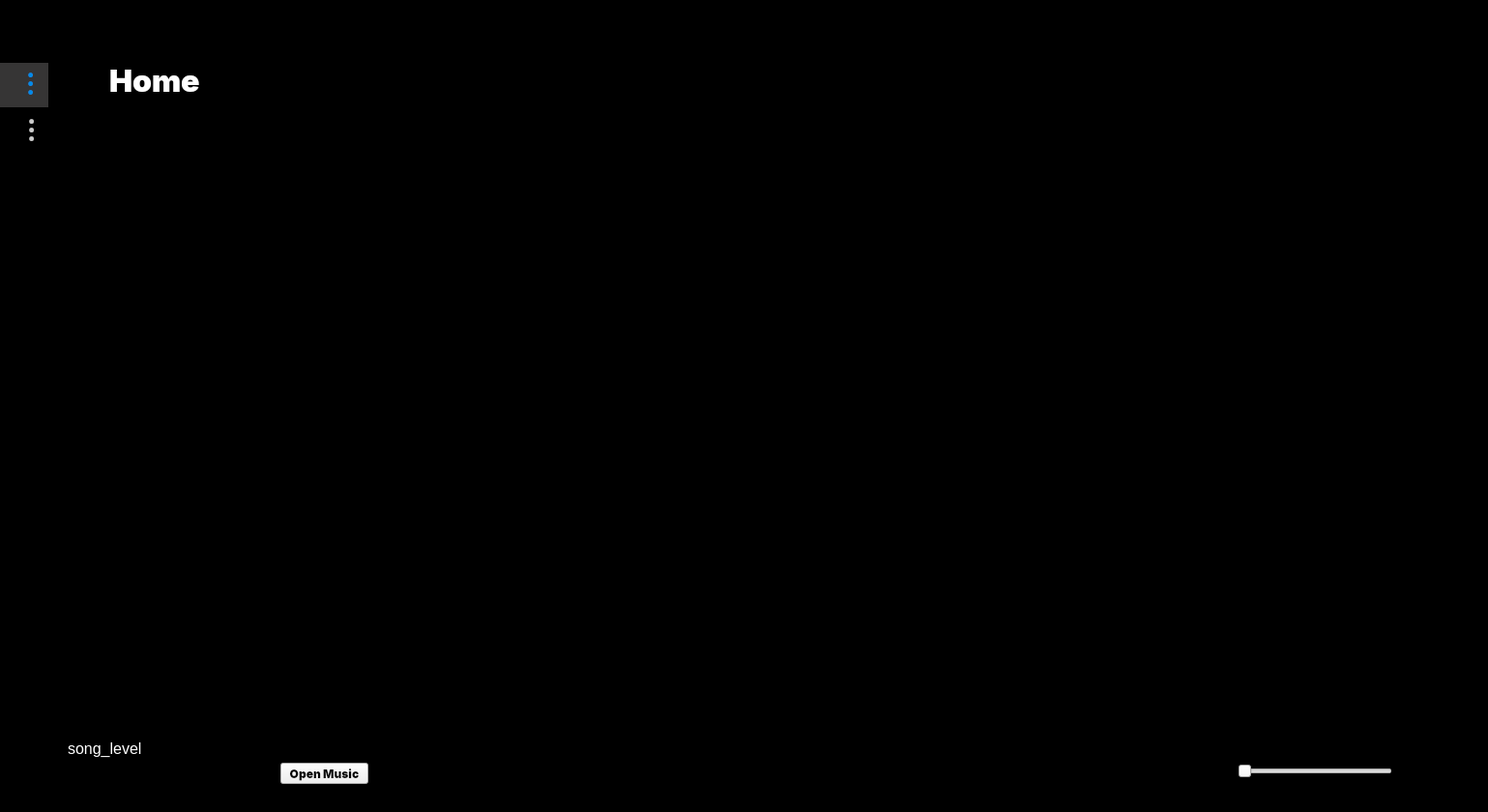
<?xml version="1.0" encoding="UTF-8"?>
<ui version="4.0">
 <class>MainWindow</class>
 <widget class="QMainWindow" name="MainWindow">
  <property name="geometry">
   <rect>
    <x>0</x>
    <y>0</y>
    <width>1539</width>
    <height>840</height>
   </rect>
  </property>
  <property name="windowTitle">
   <string>MainWindow</string>
  </property>
  <widget class="QWidget" name="centralwidget">
   <widget class="QFrame" name="main_frame">
    <property name="geometry">
     <rect>
      <x>0</x>
      <y>0</y>
      <width>1920</width>
      <height>1080</height>
     </rect>
    </property>
    <property name="styleSheet">
     <string notr="true">QFrame#main_frame{
		
	
	
	background-color: rgb(0, 0, 0);
	
}
</string>
    </property>
    <property name="frameShape">
     <enum>QFrame::StyledPanel</enum>
    </property>
    <property name="frameShadow">
     <enum>QFrame::Raised</enum>
    </property>
    <widget class="QFrame" name="controls_frame">
     <property name="geometry">
      <rect>
       <x>0</x>
       <y>759</y>
       <width>1540</width>
       <height>80</height>
      </rect>
     </property>
     <property name="minimumSize">
      <size>
       <width>980</width>
       <height>80</height>
      </size>
     </property>
     <property name="font">
      <font>
       <stylestrategy>PreferAntialias</stylestrategy>
      </font>
     </property>
     <property name="styleSheet">
      <string notr="true">QFrame#controls_frame{
	
	background-color: rgba(0, 0, 0,0.6);
	border-top-left-radius:0px;
	border-top-right-radius:0px;
	

    
	

}</string>
     </property>
     <property name="frameShape">
      <enum>QFrame::StyledPanel</enum>
     </property>
     <property name="frameShadow">
      <enum>QFrame::Raised</enum>
     </property>
     <property name="lineWidth">
      <number>3</number>
     </property>
     <widget class="QPushButton" name="playbutton">
      <property name="geometry">
       <rect>
        <x>734</x>
        <y>0</y>
        <width>72</width>
        <height>72</height>
       </rect>
      </property>
      <property name="font">
       <font>
        <stylestrategy>NoAntialias</stylestrategy>
       </font>
      </property>
      <property name="cursor">
       <cursorShape>ArrowCursor</cursorShape>
      </property>
      <property name="toolTip">
       <string>Play/Pause</string>
      </property>
      <property name="autoFillBackground">
       <bool>false</bool>
      </property>
      <property name="text">
       <string/>
      </property>
      <property name="icon">
       <iconset resource="main_elements.qrc">
        <normaloff>:/icons/play.png</normaloff>
        <activeon>:/icons/pause-button.png</activeon>:/icons/play.png</iconset>
      </property>
      <property name="iconSize">
       <size>
        <width>32</width>
        <height>32</height>
       </size>
      </property>
      <property name="autoRepeatDelay">
       <number>0</number>
      </property>
      <property name="autoRepeatInterval">
       <number>0</number>
      </property>
      <property name="autoDefault">
       <bool>false</bool>
      </property>
      <property name="default">
       <bool>false</bool>
      </property>
      <property name="flat">
       <bool>true</bool>
      </property>
     </widget>
     <widget class="QPushButton" name="forwardbutton">
      <property name="geometry">
       <rect>
        <x>806</x>
        <y>0</y>
        <width>72</width>
        <height>72</height>
       </rect>
      </property>
      <property name="font">
       <font>
        <stylestrategy>NoAntialias</stylestrategy>
       </font>
      </property>
      <property name="toolTip">
       <string>Next</string>
      </property>
      <property name="layoutDirection">
       <enum>Qt::RightToLeft</enum>
      </property>
      <property name="text">
       <string/>
      </property>
      <property name="icon">
       <iconset resource="main_elements.qrc">
        <normaloff>:/icons/forward.png</normaloff>:/icons/forward.png</iconset>
      </property>
      <property name="iconSize">
       <size>
        <width>32</width>
        <height>32</height>
       </size>
      </property>
      <property name="checkable">
       <bool>false</bool>
      </property>
      <property name="autoRepeatDelay">
       <number>0</number>
      </property>
      <property name="autoRepeatInterval">
       <number>0</number>
      </property>
      <property name="autoDefault">
       <bool>false</bool>
      </property>
      <property name="default">
       <bool>false</bool>
      </property>
      <property name="flat">
       <bool>true</bool>
      </property>
     </widget>
     <widget class="QPushButton" name="backbutton">
      <property name="geometry">
       <rect>
        <x>662</x>
        <y>0</y>
        <width>72</width>
        <height>72</height>
       </rect>
      </property>
      <property name="font">
       <font>
        <stylestrategy>NoAntialias</stylestrategy>
       </font>
      </property>
      <property name="toolTip">
       <string>Previous</string>
      </property>
      <property name="layoutDirection">
       <enum>Qt::LeftToRight</enum>
      </property>
      <property name="autoFillBackground">
       <bool>false</bool>
      </property>
      <property name="text">
       <string/>
      </property>
      <property name="icon">
       <iconset resource="main_elements.qrc">
        <normaloff>:/icons/fast-backward.png</normaloff>:/icons/fast-backward.png</iconset>
      </property>
      <property name="iconSize">
       <size>
        <width>32</width>
        <height>32</height>
       </size>
      </property>
      <property name="autoRepeatDelay">
       <number>0</number>
      </property>
      <property name="autoRepeatInterval">
       <number>0</number>
      </property>
      <property name="flat">
       <bool>true</bool>
      </property>
     </widget>
     <widget class="QSlider" name="horizontalSlider">
      <property name="geometry">
       <rect>
        <x>1280</x>
        <y>30</y>
        <width>160</width>
        <height>18</height>
       </rect>
      </property>
      <property name="orientation">
       <enum>Qt::Horizontal</enum>
      </property>
     </widget>
     <widget class="QPushButton" name="open_musicdiag">
      <property name="geometry">
       <rect>
        <x>290</x>
        <y>30</y>
        <width>91</width>
        <height>22</height>
       </rect>
      </property>
      <property name="font">
       <font>
        <family>Inter Black</family>
       </font>
      </property>
      <property name="text">
       <string>Open Music</string>
      </property>
     </widget>
     <widget class="QLabel" name="song_label">
      <property name="geometry">
       <rect>
        <x>70</x>
        <y>0</y>
        <width>211</width>
        <height>31</height>
       </rect>
      </property>
      <property name="text">
       <string>&lt;html&gt;&lt;head/&gt;&lt;body&gt;&lt;p&gt;&lt;span style=&quot; font-size:12pt; color:#ffffff;&quot;&gt;song_level&lt;/span&gt;&lt;/p&gt;&lt;/body&gt;&lt;/html&gt;</string>
      </property>
     </widget>
    </widget>
    <widget class="QFrame" name="tab_frame">
     <property name="geometry">
      <rect>
       <x>0</x>
       <y>65</y>
       <width>1540</width>
       <height>691</height>
      </rect>
     </property>
     <property name="styleSheet">
      <string notr="true">QFrame#tab_frame{

border-radius:5px
}</string>
     </property>
     <property name="frameShape">
      <enum>QFrame::StyledPanel</enum>
     </property>
     <property name="frameShadow">
      <enum>QFrame::Raised</enum>
     </property>
     <widget class="QTabWidget" name="tabWidget">
      <property name="geometry">
       <rect>
        <x>0</x>
        <y>-2</y>
        <width>1540</width>
        <height>691</height>
       </rect>
      </property>
      <property name="font">
       <font>
        <family>Inter Black</family>
        <bold>false</bold>
        <stylestrategy>PreferAntialias</stylestrategy>
       </font>
      </property>
      <property name="focusPolicy">
       <enum>Qt::TabFocus</enum>
      </property>
      <property name="whatsThis">
       <string>&lt;html&gt;&lt;head/&gt;&lt;body&gt;&lt;p&gt;Browse songs&lt;/p&gt;&lt;/body&gt;&lt;/html&gt;</string>
      </property>
      <property name="autoFillBackground">
       <bool>false</bool>
      </property>
      <property name="styleSheet">
       <string notr="true">QWidget

{background:transparent}

 QTabWidget::pane{border: 0px;
border-color:red;

background-color: transparent;} 

QTabBar::tab {background-color: transparent;color: #ccc;width: 50px;height:48px;font-size:24px} 

QTabBar::tab:hover{background-color:#ddd; color: white;}  
   
QTabBar::tab:selected{background-color: #363535; color: #008BEA;}


</string>
      </property>
      <property name="tabPosition">
       <enum>QTabWidget::West</enum>
      </property>
      <property name="tabShape">
       <enum>QTabWidget::Rounded</enum>
      </property>
      <property name="currentIndex">
       <number>0</number>
      </property>
      <property name="iconSize">
       <size>
        <width>32</width>
        <height>32</height>
       </size>
      </property>
      <property name="elideMode">
       <enum>Qt::ElideMiddle</enum>
      </property>
      <property name="usesScrollButtons">
       <bool>true</bool>
      </property>
      <property name="documentMode">
       <bool>false</bool>
      </property>
      <property name="tabsClosable">
       <bool>false</bool>
      </property>
      <widget class="QWidget" name="home_tab">
       <attribute name="icon">
        <iconset resource="main_elements.qrc">
         <normaloff>:/icons/home1.png</normaloff>:/icons/home1.png</iconset>
       </attribute>
       <attribute name="title">
        <string>Home</string>
       </attribute>
       <widget class="QFrame" name="home_tab_frame">
        <property name="geometry">
         <rect>
          <x>3</x>
          <y>-1</y>
          <width>1481</width>
          <height>691</height>
         </rect>
        </property>
        <property name="styleSheet">
         <string notr="true">QFrame#home_tab_frame{
	background-color: rgb(0, 0, 0);
	border-radius:3px

}</string>
        </property>
        <property name="frameShape">
         <enum>QFrame::StyledPanel</enum>
        </property>
        <property name="frameShadow">
         <enum>QFrame::Raised</enum>
        </property>
        <widget class="QFrame" name="label_frame">
         <property name="geometry">
          <rect>
           <x>50</x>
           <y>1</y>
           <width>120</width>
           <height>80</height>
          </rect>
         </property>
         <property name="styleSheet">
          <string notr="true"/>
         </property>
         <property name="frameShape">
          <enum>QFrame::StyledPanel</enum>
         </property>
         <property name="frameShadow">
          <enum>QFrame::Raised</enum>
         </property>
         <widget class="QLabel" name="top_label">
          <property name="geometry">
           <rect>
            <x>10</x>
            <y>1</y>
            <width>101</width>
            <height>31</height>
           </rect>
          </property>
          <property name="font">
           <font>
            <family>Inter Black</family>
            <pointsize>24</pointsize>
            <bold>false</bold>
            <stylestrategy>PreferAntialias</stylestrategy>
           </font>
          </property>
          <property name="text">
           <string>&lt;html&gt;&lt;head/&gt;&lt;body&gt;&lt;p&gt;&lt;span style=&quot; color:#ffffff;&quot;&gt;Home&lt;/span&gt;&lt;/p&gt;&lt;/body&gt;&lt;/html&gt;</string>
          </property>
         </widget>
        </widget>
       </widget>
      </widget>
      <widget class="QWidget" name="playlist_tab">
       <attribute name="icon">
        <iconset resource="main_elements.qrc">
         <normaloff>:/icons/carousel1.png</normaloff>:/icons/carousel1.png</iconset>
       </attribute>
       <attribute name="title">
        <string>Playlist</string>
       </attribute>
       <attribute name="toolTip">
        <string>Browse Songs</string>
       </attribute>
       <widget class="QFrame" name="playlist_frame">
        <property name="geometry">
         <rect>
          <x>-1</x>
          <y>-1</y>
          <width>1461</width>
          <height>691</height>
         </rect>
        </property>
        <property name="styleSheet">
         <string notr="true">QFrame#playlist_frame{
	background-color: rgba(0, 0, 0,1);
}</string>
        </property>
        <property name="frameShape">
         <enum>QFrame::StyledPanel</enum>
        </property>
        <property name="frameShadow">
         <enum>QFrame::Raised</enum>
        </property>
        <widget class="QFrame" name="label_frame_2">
         <property name="geometry">
          <rect>
           <x>50</x>
           <y>1</y>
           <width>151</width>
           <height>80</height>
          </rect>
         </property>
         <property name="styleSheet">
          <string notr="true"/>
         </property>
         <property name="frameShape">
          <enum>QFrame::StyledPanel</enum>
         </property>
         <property name="frameShadow">
          <enum>QFrame::Raised</enum>
         </property>
         <widget class="QLabel" name="top_label_2">
          <property name="geometry">
           <rect>
            <x>10</x>
            <y>1</y>
            <width>141</width>
            <height>41</height>
           </rect>
          </property>
          <property name="font">
           <font>
            <family>Inter Black</family>
            <pointsize>24</pointsize>
            <bold>false</bold>
            <stylestrategy>PreferAntialias</stylestrategy>
           </font>
          </property>
          <property name="text">
           <string>&lt;html&gt;&lt;head/&gt;&lt;body&gt;&lt;p&gt;&lt;span style=&quot; color:#ffffff;&quot;&gt;Playlist&lt;/span&gt;&lt;/p&gt;&lt;/body&gt;&lt;/html&gt;</string>
          </property>
         </widget>
        </widget>
        <widget class="QListWidget" name="m_list">
         <property name="geometry">
          <rect>
           <x>60</x>
           <y>91</y>
           <width>1391</width>
           <height>571</height>
          </rect>
         </property>
         <property name="styleSheet">
          <string notr="true">QListWidget#m_list{
	

font: 9pt &quot;Inter&quot;;
opacity=0.9
}

QListWidget::item {
    color:white;
    background-color:transparent;
}</string>
         </property>
        </widget>
        <widget class="QComboBox" name="comboBox">
         <property name="geometry">
          <rect>
           <x>57</x>
           <y>60</y>
           <width>421</width>
           <height>22</height>
          </rect>
         </property>
         <property name="autoFillBackground">
          <bool>false</bool>
         </property>
         <property name="styleSheet">
          <string notr="true">
QComboBox#comboBox{

background-color: rgb(255, 255, 255);
border-radius:3px

}</string>
         </property>
         <item>
          <property name="text">
           <string>All Songs</string>
          </property>
         </item>
         <item>
          <property name="text">
           <string>Rock</string>
          </property>
         </item>
         <item>
          <property name="text">
           <string>Pop</string>
          </property>
         </item>
         <item>
          <property name="text">
           <string>Electronic Dance</string>
          </property>
         </item>
         <item>
          <property name="text">
           <string>Soundtracks</string>
          </property>
         </item>
        </widget>
       </widget>
      </widget>
     </widget>
    </widget>
    <widget class="QPushButton" name="minimize_button">
     <property name="geometry">
      <rect>
       <x>1440</x>
       <y>10</y>
       <width>30</width>
       <height>30</height>
      </rect>
     </property>
     <property name="toolTip">
      <string>Minimize app</string>
     </property>
     <property name="text">
      <string/>
     </property>
     <property name="icon">
      <iconset resource="main_elements.qrc">
       <normaloff>:/icons/minimize.png</normaloff>:/icons/minimize.png</iconset>
     </property>
     <property name="iconSize">
      <size>
       <width>20</width>
       <height>20</height>
      </size>
     </property>
     <property name="flat">
      <bool>true</bool>
     </property>
    </widget>
    <widget class="QPushButton" name="close_button">
     <property name="geometry">
      <rect>
       <x>1490</x>
       <y>10</y>
       <width>30</width>
       <height>30</height>
      </rect>
     </property>
     <property name="toolTip">
      <string>Close</string>
     </property>
     <property name="text">
      <string/>
     </property>
     <property name="icon">
      <iconset resource="main_elements.qrc">
       <normaloff>:/icons/close.png</normaloff>:/icons/close.png</iconset>
     </property>
     <property name="iconSize">
      <size>
       <width>20</width>
       <height>20</height>
      </size>
     </property>
     <property name="flat">
      <bool>true</bool>
     </property>
    </widget>
   </widget>
  </widget>
 </widget>
 <resources>
  <include location="main_elements.qrc"/>
 </resources>
 <connections/>
</ui>
